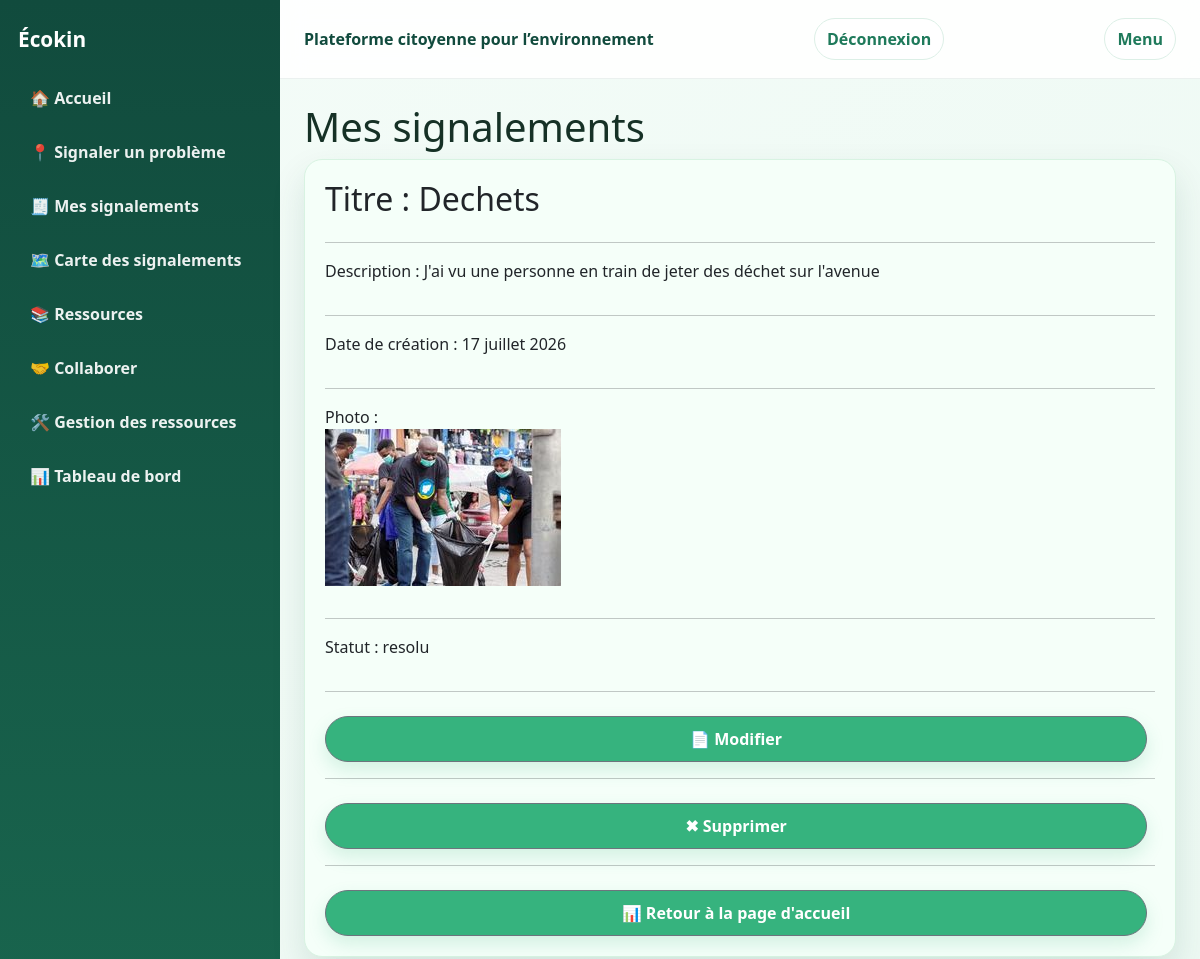
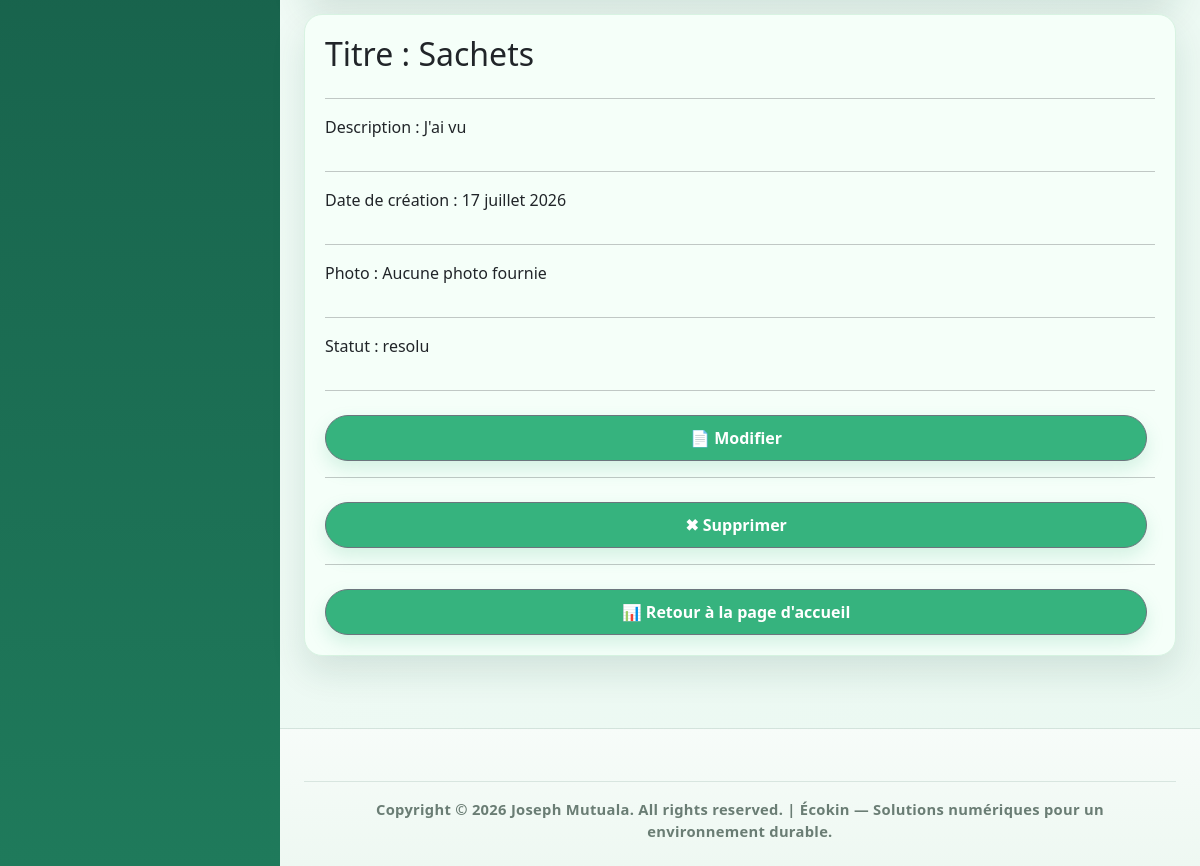
The app's page /signalements/liste (signed in) with its own data (2 pictures, top to bottom).
### signalements/models.py (models this page shows, shortened)
class Signalements(models.Model):
    STATUT_CHOICES = [
        ('en_attente', 'En attente'),
        ('en_cours', 'En cours'),
        ('resolu', 'Résolu'),
        ('rejete', 'Rejeté'),
    ]
    titre = models.CharField(max_length=200, help_text="Entrez le titre du signalement")
    description = models.TextField()
    photo = models.ImageField(upload_to = 'signalements/', blank=True, null=True)
    latitude = models.DecimalField(max_digits= 9, decimal_places= 6)
    longitude = models.DecimalField(max_digits= 9, decimal_places= 6)
    statut = models.CharField(max_length=20, choices=STATUT_CHOICES, default='en_attente')
    date_creation = models.DateField(auto_now_add= True)
    utilisateur = models.ForeignKey(settings.AUTH_USER_MODEL, on_delete=models.CASCADE, related_name = 'signalements')

### signalements/views.py (the view)
# urls.py: path('liste', views.liste_signalements, name='liste'),
@login_required
def liste_signalements(request):
    signalements= Signalements.objects.filter(utilisateur=request.user)
    return render (request, 'signalements/liste_signalements.html' ,{'signalements': signalements}
    )

### templates/signalements/liste_signalements.html
{% extends "base.html" %}
{% block content %}
    <h1>Mes signalements</h1>
    {% if signalements %}
        {% for signalement in signalements %}
            <div class="card" style="margin-bottom: 16px; background: #f5fff9; border: 1px solid #d8f3e2;">
                <h2>Titre : {{ signalement.titre}}</h2>
                <hr>
                <p> Description : {{ signalement.description}}</p>
                <hr>
                <p> Date de création : {{ signalement.date_creation}}</p>
                <hr>
                <p> Photo :
                    {% if signalement.photo %}
                        <br>
                        <img src="{{  signalement.photo.url }}" alt="photo du : {{ signalement.titre}}">
                    {% else %}
                        <span>Aucune photo fournie</span>
                    {% endif %}
                </p>
                <hr>
                <p>Statut : {{ signalement.statut}}</p>
                <hr>
                <a href="{% url 'modifier_signalements' signalement.pk%}"class="btn btn-secondary">📄 Modifier</a>
                <hr>
                <a href="{% url 'supprimer_signalements' signalement.pk%}"class="btn btn-secondary">✖  Supprimer</a>
                <hr>
                <a href="{% url 'accueil' %}"class="btn btn-secondary" >📊 Retour à la page d'accueil</a>
            </div>
        {% endfor %}
        {% else %}
            <p>Vous n'avez aucun signalements</p>
    {% endif%}
{% endblock %}

### templates/base.html (style rules this page uses)
:root { --green-900: #114b3d; --green-700: #1f7a5b; --green-500: #36b37e; --green-100: #eaf8f1; --text: #163126; --muted: #5f786d; --card: #ffffff; --shadow: 0 16px 35px rgba(17, 75, 61, 0.12); }
* { box-sizing: border-box; }
body { margin: 0; font-family: "Segoe UI", Arial, sans-serif; color: var(--text); background: linear-gradient(135deg, #f4fcf8 0%, #eaf8f1 100%); }
a { text-decoration: none; color: inherit; }
.card { background: var(--card); border-radius: 18px; padding: 20px; box-shadow: var(--shadow); }
.btn { display: inline-block; padding: 10px 14px; border-radius: 999px; background: var(--green-500); color: white; font-weight: 700; margin-right: 8px; margin-top: 8px; transition: all 0.2s ease; box-shadow: 0 8px 18px rgba(54, 179, 126, 0.18); }

### records on screen
Signalements: titre "Dechets", description "J'ai vu une personne en train de jeter des déchet sur l'avenue", date_creation "17 juillet 2026", photo (picture), statut "resolu"
Signalements: titre "Sachets", description "J'ai vu", date_creation "17 juillet 2026", photo "Aucune photo fournie", statut "resolu"
